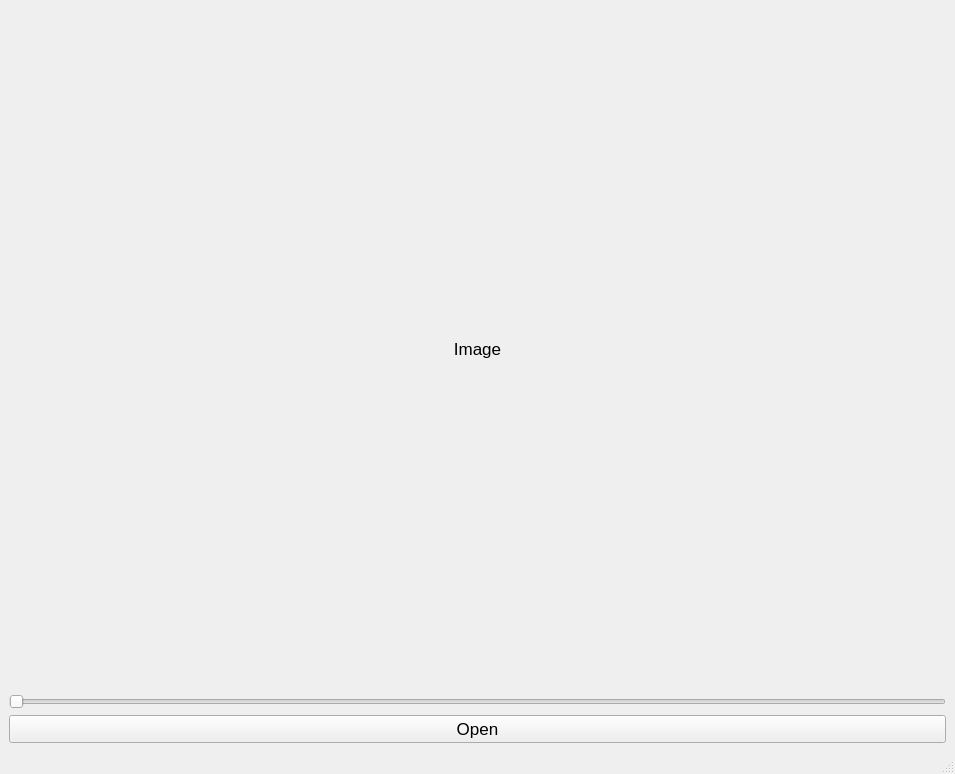
<?xml version="1.0" encoding="UTF-8"?>
<ui version="4.0">
 <class>MainWindow</class>
 <widget class="QMainWindow" name="MainWindow">
  <property name="geometry">
   <rect>
    <x>0</x>
    <y>0</y>
    <width>955</width>
    <height>774</height>
   </rect>
  </property>
  <property name="minimumSize">
   <size>
    <width>955</width>
    <height>774</height>
   </size>
  </property>
  <property name="windowTitle">
   <string>MainWindow</string>
  </property>
  <widget class="QWidget" name="centralwidget">
   <layout class="QGridLayout" name="gridLayout">
    <item row="0" column="0">
     <layout class="QVBoxLayout" name="verticalLayout">
      <item>
       <widget class="QLabel" name="imageLabel">
        <property name="font">
         <font>
          <pointsize>13</pointsize>
         </font>
        </property>
        <property name="text">
         <string>Image</string>
        </property>
        <property name="textFormat">
         <enum>Qt::AutoText</enum>
        </property>
        <property name="scaledContents">
         <bool>false</bool>
        </property>
        <property name="alignment">
         <set>Qt::AlignCenter</set>
        </property>
       </widget>
      </item>
      <item>
       <widget class="QSlider" name="blurRadius">
        <property name="font">
         <font>
          <pointsize>13</pointsize>
         </font>
        </property>
        <property name="maximum">
         <number>10</number>
        </property>
        <property name="orientation">
         <enum>Qt::Horizontal</enum>
        </property>
       </widget>
      </item>
      <item>
       <widget class="QPushButton" name="openFileButton">
        <property name="font">
         <font>
          <pointsize>13</pointsize>
         </font>
        </property>
        <property name="text">
         <string>Open</string>
        </property>
       </widget>
      </item>
     </layout>
    </item>
   </layout>
  </widget>
  <widget class="QMenuBar" name="menubar">
   <property name="geometry">
    <rect>
     <x>0</x>
     <y>0</y>
     <width>955</width>
     <height>21</height>
    </rect>
   </property>
  </widget>
  <widget class="QStatusBar" name="statusbar"/>
 </widget>
 <resources/>
 <connections/>
</ui>
